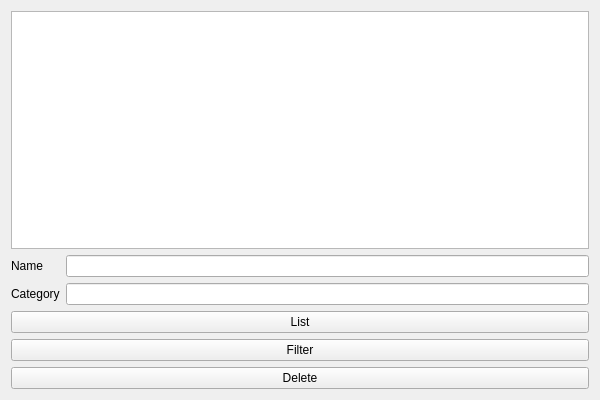
<?xml version="1.0" encoding="UTF-8"?>
<ui version="4.0">
 <class>GUIClass</class>
 <widget class="QWidget" name="GUIClass">
  <property name="geometry">
   <rect>
    <x>0</x>
    <y>0</y>
    <width>600</width>
    <height>400</height>
   </rect>
  </property>
  <property name="windowTitle">
   <string>GUI</string>
  </property>
  <layout class="QVBoxLayout" name="verticalLayout_2">
   <item>
    <layout class="QVBoxLayout" name="verticalLayout">
     <item>
      <widget class="QListWidget" name="itemsList"/>
     </item>
     <item>
      <layout class="QFormLayout" name="formLayout">
       <item row="0" column="0">
        <widget class="QLabel" name="label">
         <property name="text">
          <string>Name</string>
         </property>
        </widget>
       </item>
       <item row="0" column="1">
        <widget class="QLineEdit" name="nameEdit"/>
       </item>
       <item row="1" column="0">
        <widget class="QLabel" name="label_2">
         <property name="text">
          <string>Category</string>
         </property>
        </widget>
       </item>
       <item row="1" column="1">
        <widget class="QLineEdit" name="categoryEdit"/>
       </item>
      </layout>
     </item>
     <item>
      <widget class="QPushButton" name="listButton">
       <property name="text">
        <string>List</string>
       </property>
      </widget>
     </item>
     <item>
      <widget class="QPushButton" name="filterButton">
       <property name="text">
        <string>Filter</string>
       </property>
      </widget>
     </item>
     <item>
      <widget class="QPushButton" name="deleteButton">
       <property name="text">
        <string>Delete</string>
       </property>
      </widget>
     </item>
    </layout>
   </item>
  </layout>
 </widget>
 <layoutdefault spacing="6" margin="11"/>
 <resources>
  <include location="GUI.qrc"/>
 </resources>
 <connections/>
</ui>
